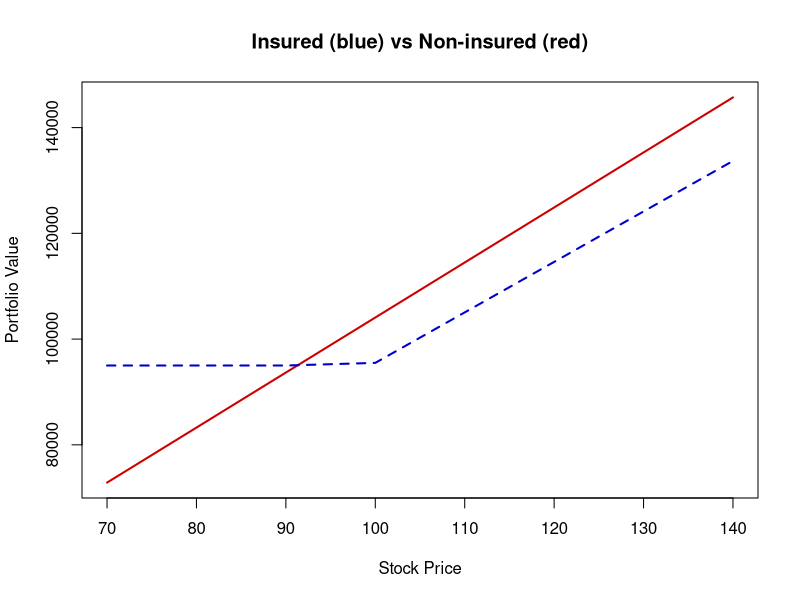

Recreate this plot in R.
# clear variables and close windows
rm(list = ls(all = TRUE))
graphics.off()

# Please input Capital, Floor, Horizon (years) as: [100000,95000,2]
para = c(1e+05, 95000, 2)

capital = para[1]
floor   = para[2]
T       = para[3]

# Please input Interest rate, Stock volatility sigma, Continuous dividend as: [0.1, 0.3, 0.02]
para = c(0.1, 0.3, 0.02)

i = para[1]
v = para[2]
d = para[3]

# Main computation
b        = i - d
S        = 100
t        = 0
start    = S/2
stop     = 2 * S
numpassi = 1000
step     = (stop - start)/(numpassi - 1)

Ks  = seq(start, 200, step)
y   = t((log(S/Ks) + (b - (v^2)/2) * T)/(sqrt(T) * v))
P1  = exp(-i * T) * Ks * t(pnorm(-y, 0, 1))
P   = P1 - exp(-(i - b) * T) * S * t(pnorm(-y - sqrt(T) * v, 0, 1))
phi = exp(-d * T) * S + P - Ks * (capital/floor)

if (min(phi) > 0 | max(phi) < 0) {
    print("Extreme value configuration")
}
tmp  = cbind(phi, Ks)
tmp1 = tmp[-1, ]

k = 1
for (j in 1:dim(tmp)[1]) {
    if (tmp[j, 1] < 0) {
        tmp1[k, ] = tmp[j, ]
        k = k + 1
    }
}
infi = tmp1[1, ]
l    = 1
tmp2 = tmp[-1, ]

for (j in 1:dim(tmp)[1]) {
    if (tmp[j, 1] > 0 | tmp[j, 1] == 0) {
        tmp2[l, ] = tmp[j, ]
        l = l + 1
    }
}
supi = tmp2[dim(tmp2)[1], ]
ab = solve(cbind(c(1, 1), c(supi[1], infi[1]))) %*% c(supi[2], infi[2])
K = ab[1]
y = (log(S/K) + (b - v/2) * T)/(sqrt(T * v))
P = exp(-i * T) * K * pnorm(-y, 0, 1) - exp(-(i - b) * T) * S * pnorm(-y - 
    sqrt(T * v), 0, 1)

Aktien = floor/K * exp(-d * T)
Puts = Aktien * exp(d * T)
Sg = seq(70, 140, 10)
unvPort = (capital/S) * Sg * exp(d * T)
verPort = Aktien * Sg * exp(d * T)
w = length(Sg)
verPort = verPort * (verPort > floor) + floor * (verPort <= floor)
unvPort = cbind(Sg, unvPort)
verPort = cbind(Sg, verPort)

plot(unvPort[, 1], unvPort[, 2], col = "red3", type = "l", lwd = 2, xlab = "Stock Price", 
    ylab = "Portfolio Value", main = "Insured (blue) vs Non-insured (red)")
lines(verPort[, 1], verPort[, 2], col = "blue3", lty = "dashed", lwd = 2)

# Table output
ustockp = unvPort
vstockp = verPort
uyield  = ((ustockp[, 2] - capital)/capital) * 100
vyield  = ((vstockp[, 2] - capital)/capital) * 100
uvrat   = (vstockp[, 2]/ustockp[, 2]) * 100

print("              Not insured Port.   Insured Port.   Insured Portfolio in %")
print("   Spot Price  Value    Yield     Value   Yield     of the not Insured")
print("------------------------------------------------------------------------")
print(cbind(ustockp[, 1], ustockp[, 2], uyield, vstockp[, 2], vyield, uvrat)) 
